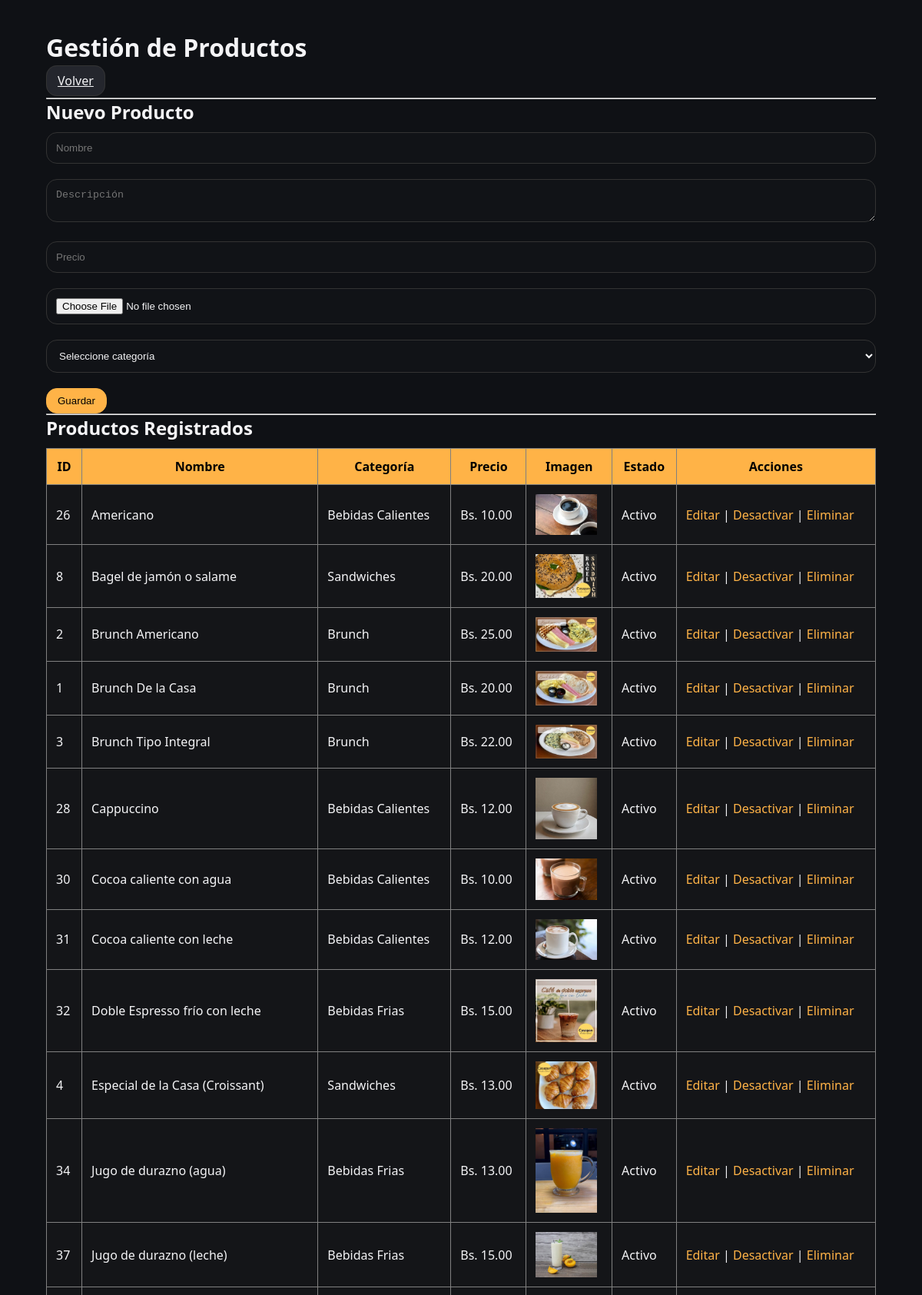
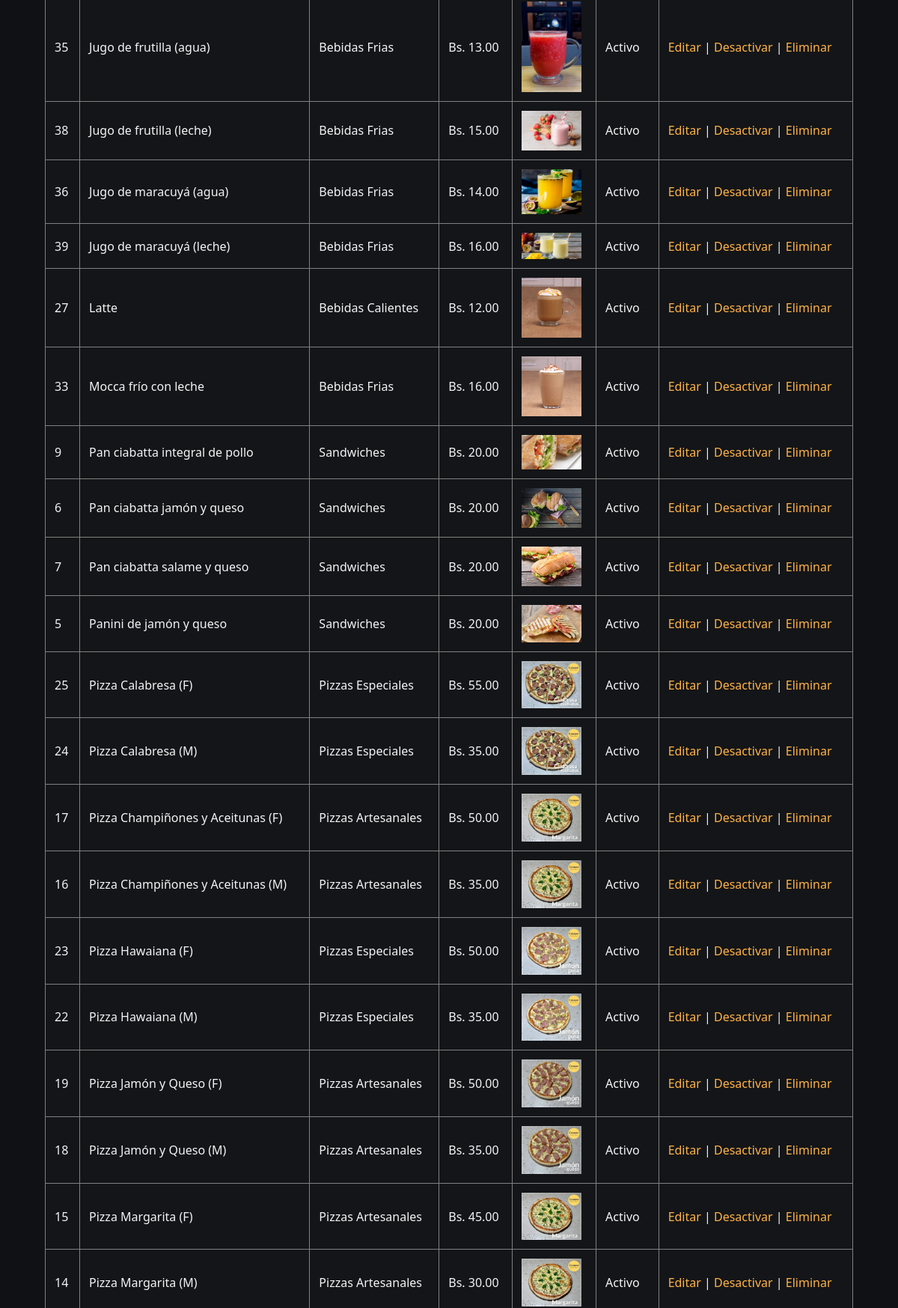
The page /admin/productos.php (signed in, upper part) on the database its author committed (2 pictures, top to bottom).
### tables this page shows
CREATE TABLE `productos` (
  `id_producto` int(11) NOT NULL,
  `nombre` varchar(150) NOT NULL,
  `descripcion` text DEFAULT NULL,
  `precio` decimal(10,2) NOT NULL,
  `imagen` varchar(255) DEFAULT NULL,
  `id_categoria` int(11) NOT NULL,
  `estado` tinyint(1) DEFAULT 1
);

CREATE TABLE `categorias` (
  `id_categoria` int(11) NOT NULL,
  `nombre_categoria` varchar(100) NOT NULL,
  `imagen` varchar(255) DEFAULT NULL
);

### admin/productos.php (the view, shortened to what this page needs)
<?php
require_once("../config/conexion.php");
$sqlProductos = "
SELECT p.*,
       c.nombre_categoria
FROM productos p
INNER JOIN categorias c
ON p.id_categoria = c.id_categoria
ORDER BY p.nombre
";
$productos = mysqli_query(
    $conexion,
    $sqlProductos
);
?>
<!DOCTYPE html>
<html lang="es">
<head>
<link rel="stylesheet" href="../css/styles.css">
</head>
<body>
<main style="max-width:1200px;margin:auto">
<h1>Gestión de Productos</h1>
<p>
<a href="dashboard.php" class="btn">
Volver
</a>
</p>
<hr>
<h2>Nuevo Producto</h2>
<form
method="POST"
action="producto_guardar.php"
enctype="multipart/form-data">
<input
type="text"
name="nombre"
class="input"
placeholder="Nombre"
required>
<textarea
name="descripcion"
class="input"
placeholder="Descripción">
</textarea>
<input
type="number"
step="0.01"
name="precio"
class="input"
placeholder="Precio"
required>
<input
type="file"
name="imagen"
class="input"
accept="image/*">
<select
name="id_categoria"
class="input"
required>
<option value="">
Seleccione categoría
</option>
</select>
<button
type="submit"
class="btn btn-primary">
Guardar
</button>
</form>
<hr>
<h2>Productos Registrados</h2>
<table border="1" cellpadding="10">
<tr>
<th>ID</th>
<th>Nombre</th>
<th>Categoría</th>
<th>Precio</th>
<th>Imagen</th>
<th>Estado</th>
<th>Acciones</th>
</tr>
<?php
while($fila = mysqli_fetch_assoc($productos))
{
?>
<tr>
<td>
<?php echo $fila["id_producto"]; ?>
</td>
<td>
<?php echo $fila["nombre"]; ?>
</td>
<td>
<?php echo $fila["nombre_categoria"]; ?>
</td>
<td>
Bs. <?php echo $fila["precio"]; ?>
</td>
<td>
<?php
if($fila["imagen"] != "")
{
?>
<img
src="../assets/productos/<?php echo $fila["imagen"]; ?>"
width="80">
<?php
}
?>
</td>
<td>
<?php
echo $fila["estado"]
? "Activo"
: "Inactivo";
?>
</td>
<td>
<a
href="producto_editar.php?id=<?php echo $fila["id_producto"]; ?>">
Editar
</a>
|
<a
href="producto_estado.php?id=<?php echo $fila["id_producto"]; ?>">
<?php
echo $fila["estado"]
? "Desactivar"
: "Activar";
?>
</a>
|
<a
href="producto_eliminar.php?id=<?php echo $fila["id_producto"]; ?>"
onclick="return confirm('¿Eliminar producto?')">
Eliminar
</a>
</td>
</tr>
<?php
}
?>
</table>
</main>
</body>
</html>

### css/styles.css (style rules this page uses)
* { margin: 0; padding: 0; box-sizing: border-box; }
html, body { width: 100%; min-height: 100%; background: var(--bg); color: var(--text); font-family: 'Segoe UI', sans-serif; overflow-x: hidden; }
img { max-width: 100%; display: block; }
:root { --bg: #0f1115; --card: #141518; --text: #f4f4f6; --muted: #9aa0a6; --primary: #ffb347; --radius: 14px; --transition: 0.25s ease; }
main { width: 100%; padding: 40px 5%; }
h1, h2, h3, h4 { margin-bottom: 10px; }
p { margin-bottom: 10px; line-height: 1.5; }
.btn { padding: 8px 14px; border-radius: var(--radius); border: 1px solid #333; background: #24262d; color: var(--text); cursor: pointer; transition: var(--transition); }
.btn-primary { background: var(--primary); border-color: var(--primary); color: #000; }
.input { width: 100%; padding: 12px; border-radius: var(--radius); border: 1px solid #333; margin-bottom: 20px; background: #111317; color: var(--text); }
table { width:100%; border-collapse:collapse; background:#141518; }
table th { background:#ffb347; color:#000; padding:12px; }
table td { padding:12px; }
table a { color:#ffb347; text-decoration:none; }
main { max-width:1200px; margin:auto; }

### rows shown on the page
productos: id_producto "26", nombre "Americano", id_categoria.nombre_categoria "Bebidas Calientes", precio "10.00", imagen (picture), estado "Activo"
productos: id_producto "8", nombre "Bagel de jamón o salame", id_categoria.nombre_categoria "Sandwiches", precio "20.00", imagen (picture), estado "Activo"
productos: id_producto "2", nombre "Brunch Americano", id_categoria.nombre_categoria "Brunch", precio "25.00", imagen (picture), estado "Activo"
productos: id_producto "1", nombre "Brunch De la Casa", id_categoria.nombre_categoria "Brunch", precio "20.00", imagen (picture), estado "Activo"
productos: id_producto "3", nombre "Brunch Tipo Integral", id_categoria.nombre_categoria "Brunch", precio "22.00", imagen (picture), estado "Activo"
productos: id_producto "28", nombre "Cappuccino", id_categoria.nombre_categoria "Bebidas Calientes", precio "12.00", imagen (picture), estado "Activo"
productos: id_producto "30", nombre "Cocoa caliente con agua", id_categoria.nombre_categoria "Bebidas Calientes", precio "10.00", imagen (picture), estado "Activo"
productos: id_producto "31", nombre "Cocoa caliente con leche", id_categoria.nombre_categoria "Bebidas Calientes", precio "12.00", imagen (picture), estado "Activo"
productos: id_producto "32", nombre "Doble Espresso frío con leche", id_categoria.nombre_categoria "Bebidas Frias", precio "15.00", imagen (picture), estado "Activo"
productos: id_producto "4", nombre "Especial de la Casa (Croissant)", id_categoria.nombre_categoria "Sandwiches", precio "13.00", imagen (picture), estado "Activo"
productos: id_producto "34", nombre "Jugo de durazno (agua)", id_categoria.nombre_categoria "Bebidas Frias", precio "13.00", imagen (picture), estado "Activo"
productos: id_producto "37", nombre "Jugo de durazno (leche)", id_categoria.nombre_categoria "Bebidas Frias", precio "15.00", imagen (picture), estado "Activo"
productos: id_producto "35", nombre "Jugo de frutilla (agua)", id_categoria.nombre_categoria "Bebidas Frias", precio "13.00", imagen (picture), estado "Activo"
productos: id_producto "38", nombre "Jugo de frutilla (leche)", id_categoria.nombre_categoria "Bebidas Frias", precio "15.00", imagen (picture), estado "Activo"
productos: id_producto "36", nombre "Jugo de maracuyá (agua)", id_categoria.nombre_categoria "Bebidas Frias", precio "14.00", imagen (picture), estado "Activo"
productos: id_producto "39", nombre "Jugo de maracuyá (leche)", id_categoria.nombre_categoria "Bebidas Frias", precio "16.00", imagen (picture), estado "Activo"
productos: id_producto "27", nombre "Latte", id_categoria.nombre_categoria "Bebidas Calientes", precio "12.00", imagen (picture), estado "Activo"
productos: id_producto "33", nombre "Mocca frío con leche", id_categoria.nombre_categoria "Bebidas Frias", precio "16.00", imagen (picture), estado "Activo"
productos: id_producto "9", nombre "Pan ciabatta integral de pollo", id_categoria.nombre_categoria "Sandwiches", precio "20.00", imagen (picture), estado "Activo"
productos: id_producto "6", nombre "Pan ciabatta jamón y queso", id_categoria.nombre_categoria "Sandwiches", precio "20.00", imagen (picture), estado "Activo"
productos: id_producto "7", nombre "Pan ciabatta salame y queso", id_categoria.nombre_categoria "Sandwiches", precio "20.00", imagen (picture), estado "Activo"
productos: id_producto "5", nombre "Panini de jamón y queso", id_categoria.nombre_categoria "Sandwiches", precio "20.00", imagen (picture), estado "Activo"
productos: id_producto "25", nombre "Pizza Calabresa (F)", id_categoria.nombre_categoria "Pizzas Especiales", precio "55.00", imagen (picture), estado "Activo"
productos: id_producto "24", nombre "Pizza Calabresa (M)", id_categoria.nombre_categoria "Pizzas Especiales", precio "35.00", imagen (picture), estado "Activo"
productos: id_producto "17", nombre "Pizza Champiñones y Aceitunas (F)", id_categoria.nombre_categoria "Pizzas Artesanales", precio "50.00", imagen (picture), estado "Activo"
productos: id_producto "16", nombre "Pizza Champiñones y Aceitunas (M)", id_categoria.nombre_categoria "Pizzas Artesanales", precio "35.00", imagen (picture), estado "Activo"
productos: id_producto "23", nombre "Pizza Hawaiana (F)", id_categoria.nombre_categoria "Pizzas Especiales", precio "50.00", imagen (picture), estado "Activo"
productos: id_producto "22", nombre "Pizza Hawaiana (M)", id_categoria.nombre_categoria "Pizzas Especiales", precio "35.00", imagen (picture), estado "Activo"
productos: id_producto "19", nombre "Pizza Jamón y Queso (F)", id_categoria.nombre_categoria "Pizzas Artesanales", precio "50.00", imagen (picture), estado "Activo"
productos: id_producto "18", nombre "Pizza Jamón y Queso (M)", id_categoria.nombre_categoria "Pizzas Artesanales", precio "35.00", imagen (picture), estado "Activo"
productos: id_producto "15", nombre "Pizza Margarita (F)", id_categoria.nombre_categoria "Pizzas Artesanales", precio "45.00", imagen (picture), estado "Activo"
productos: id_producto "14", nombre "Pizza Margarita (M)", id_categoria.nombre_categoria "Pizzas Artesanales", precio "30.00", imagen (picture), estado "Activo"
